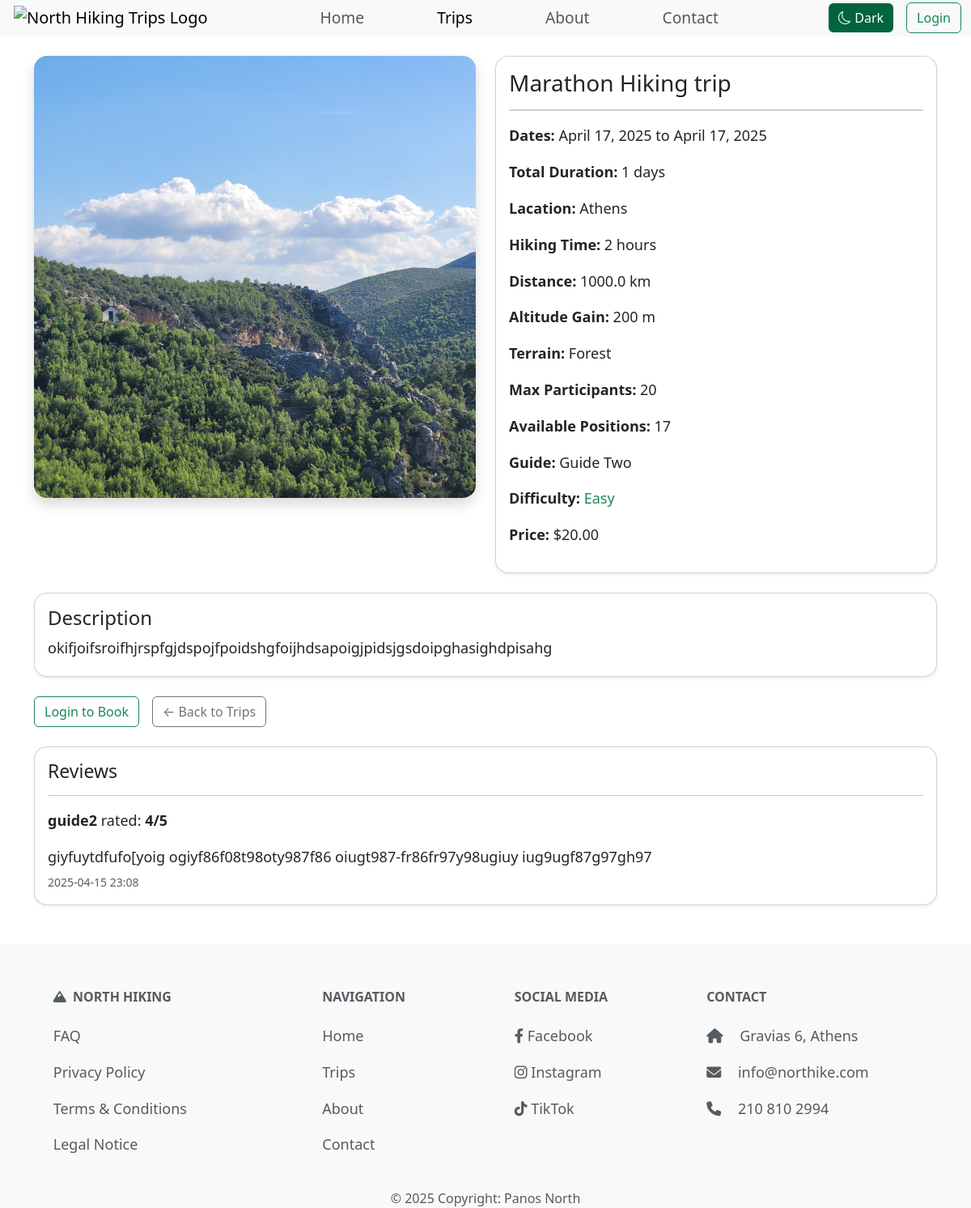
Page /trips/marathon-hiking-trip on the earlier database version.
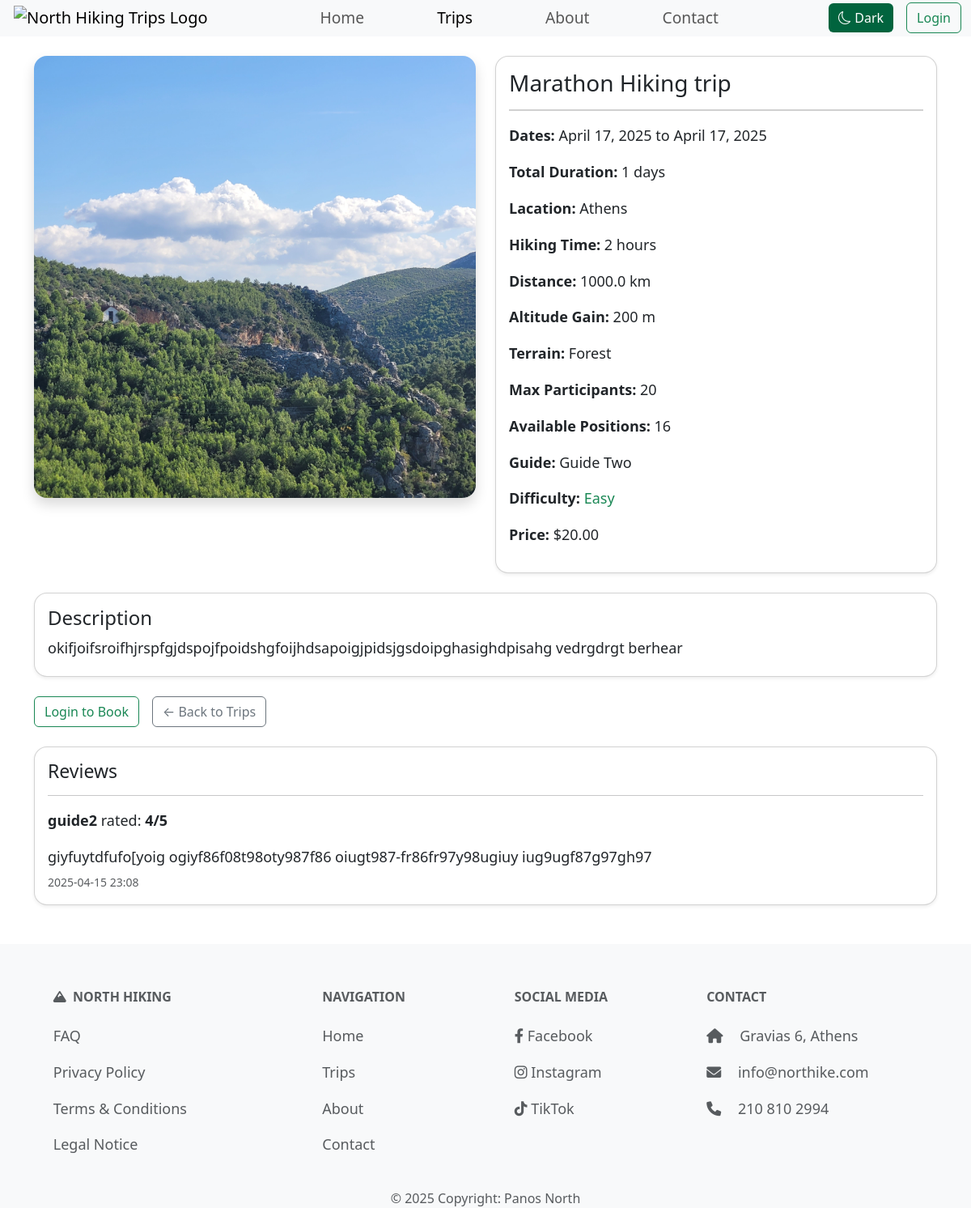
Same page on the later database version.
### trips/models.py (models this page shows, shortened)
class Trip(models.Model):
    DIFFICULTY_LEVELS = [
        ('Easy', 'Easy'),
        ('Moderate', 'Moderate'),
        ('Hard', 'Hard'),
        ('Extreme', 'Extreme')
    ]
    TERRAIN_TYPES = [
        ('Forest', 'Forest'),
        ('Mountain', 'Mountain'),
        ('Beach', 'Beach'),
        ('Urban', 'Urban'),
    ]
    title = models.CharField(max_length=60, unique=True)
    location = models.CharField(max_length=40)
    difficulty = models.CharField(max_length=10, choices=DIFFICULTY_LEVELS)
    distance = models.DecimalField(max_digits=5, decimal_places=1, validators=[MinValueValidator(0), MaxValueValidator(1000000)])
    terrain = models.CharField(max_length=20, choices=TERRAIN_TYPES)
    price = models.DecimalField(max_digits=8, decimal_places=2, validators=[MinValueValidator(0)])
    start_date = models.DateField(validators=[validate_future_date])
    end_date = models.DateField(validators=[validate_future_date])
    altitude_difference = models.PositiveIntegerField(validators=[MinValueValidator(1)])
    hiking_duration = models.PositiveIntegerField(validators=[MinValueValidator(1)])
    max_participants = models.PositiveIntegerField(validators=[MinValueValidator(1), MaxValueValidator(99)])
    description = models.TextField(max_length=500)
    image = models.ImageField(default='default.png', blank=True, null=True)
    guide = models.ForeignKey('Guide', on_delete=models.SET_NULL, null=True, blank=True, related_name='trip_guides'
    )
    slug = models.SlugField(unique=True, null=True, blank=True, editable=False)
    @property
    def duration(self):
        return (self.end_date - self.start_date).days + 1

class Guide(models.Model):
    EXPERIENCE_CHOICES = [
        ('Amateur', 'Amateur'),
        ('Professional', 'Professional'),
    ]
    user = models.OneToOneField(User, on_delete=models.CASCADE, related_name="guide_profile", null=True, blank=True)
    phone_number = models.CharField(max_length=20, blank=True, default='Not Provided')
    bio = models.TextField(blank=True, null=True, default='Not Provided')
    experience = models.CharField(max_length=20, choices=EXPERIENCE_CHOICES, blank=True, default='Amateur')
    def __str__(self):
        return f"{self.user.first_name} {self.user.last_name}" if self.user else "Unnamed Guide"

### trips/views.py (the view, shortened to what this page needs)
# urls.py: path('<slug:slug>', views.trip_page, name='page'),
def trip_page(request, slug):
    trip = get_object_or_404(Trip, slug=slug)
    user_has_reviewed = False
    in_cart = False
    already_booked = False
    in_wishlist = False
    available_positions = trip.max_participants - trip.booked_trips.count()
    context = {
        'trip': trip,
        'user_has_reviewed': user_has_reviewed,
        'in_cart': in_cart,
        'already_booked': already_booked,
        'in_wishlist': in_wishlist,
        'available_positions': available_positions,
    }
    return render(request, 'trips/trip_page.html', context)

### trips/context_processors.py (called while the page is built)
def cart_item_count(request):
    if request.user.is_authenticated:
        count = CartItem.objects.filter(user=request.user).count()
        return {'cart_item_count': count}
    return {'cart_item_count': 0}

### trips/templates/trips/trip_page.html (shortened to what the changed rows need)
{% extends "layout.html" %}
{% load static %}
{% block content %}
<section class="container my-4">
    <div class="row g-4 align-items-start">
        <div class="col-md-6">
            <img src="{{ trip.image.url }}" alt="{{ trip.title }} banner" class="img-fluid rounded-4 shadow w-100">
        </div>
        <div class="col-md-6">
            <div class="card rounded-4 shadow-sm ">
                <div class="card-body">
                    <h2 class="card-title">{{ trip.title }} </h2>
                    <hr class="seperator-dark">
                    <div class="row">
                        <div class="col-12">
                            <p><strong>Dates:</strong> {{ trip.start_date }} to {{ trip.end_date }}</p>
                            <p><strong>Total Duration:</strong> {{ trip.duration }} days</p>
                            <p><strong>Lacation:</strong> {{ trip.location }}</p>
                            <p><strong>Hiking Time:</strong> {{ trip.hiking_duration }} hours</p>
                            <p><strong>Distance:</strong> {{ trip.distance }} km</p>
                            <p><strong>Altitude Gain:</strong> {{ trip.altitude_difference }} m</p>
                            <p><strong>Terrain:</strong> {{ trip.terrain }}</p>
                            <p><strong>Max Participants:</strong> {{ trip.max_participants }}</p>
                            <p><strong>Available Positions:</strong> {{ available_positions  }}</p>
                            <p><strong>Guide:</strong> {{ trip.guide }}</p>
                            <p>
                                <strong>Difficulty:</strong>
                                <span class="{% if trip.difficulty == 'Easy' %}text-success
                                             {% elif trip.difficulty == 'Moderate' %}text-info
                                             {% elif trip.difficulty == 'Hard' %}text-warning
                                             {% elif trip.difficulty == 'Extreme' %}text-danger
                                             {% endif %}">
                                    {{ trip.difficulty }}
                                </span>
                            </p>
                            <p><strong>Price:</strong> ${{ trip.price }}</p>
                        </div>
                    </div>
                </div>
            </div>
        </div>
    </div>
    <div class="card my-4 rounded-4 shadow-sm">
        <div class="card-body">
            <h4>Description</h4>
            <p class="justify mb-1">{{ trip.description }}</p>
        </div>
    </div>
</section>
{% endblock %}

Differences in the rows shown:
changed Trip "Marathon Hiking trip": description "okifjoifsroifhjrspfgjdspojfpoidshgfoijhdsapoigjpidsjgsdoipghasighdpisahg" → "okifjoifsroifhjrspfgjdspojfpoidshgfoijhdsapoigjpidsjgsdoipghasighdpisahg vedrgdrgt berhear"
Other differences:
{{ available_positions }}: "17" → "16"
